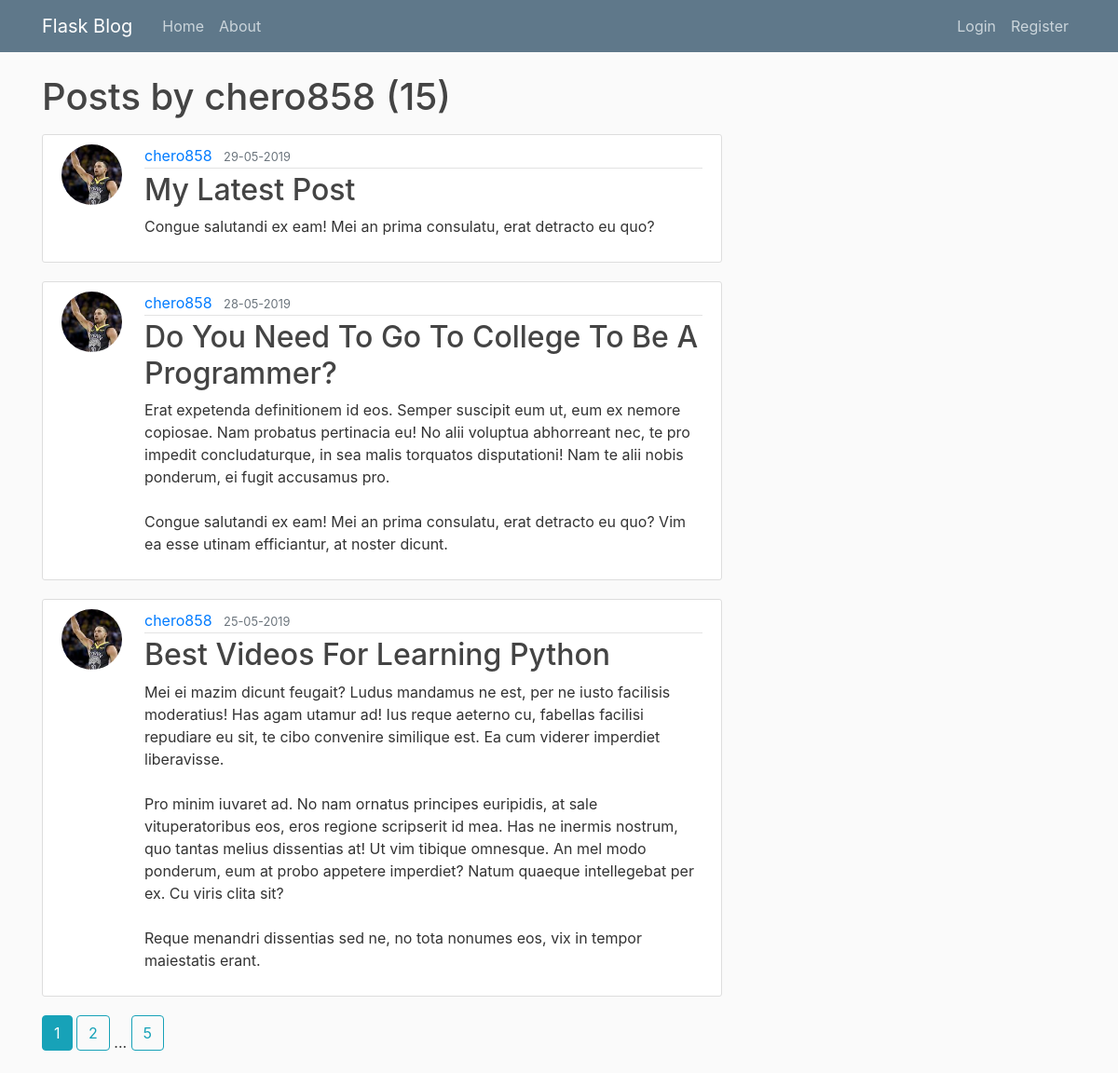
The app's page /user/chero858 with its own data.
### flaskblog/models.py (models this page shows, shortened)
class User(db.Model, UserMixin):
    id = db.Column(db.Integer, primary_key=True)
    username = db.Column(db.String(20), unique=True, nullable=False)
    email = db.Column(db.String(120), unique=True, nullable=False)
    image_file = db.Column(db.String(20), nullable=False, default='default.jpg')
    password = db.Column(db.String(60), nullable=False)
    posts = db.relationship('Post', backref='author', lazy=True)

class Post(db.Model):
    id = db.Column(db.Integer, primary_key=True)
    title = db.Column(db.String(100), nullable=False)
    date_posted = db.Column(db.DateTime, nullable=False, default=datetime.utcnow)
    content = db.Column(db.Text, nullable=False)
    user_id = db.Column(db.Integer, db.ForeignKey('user.id'), nullable=False)

### flaskblog/users/routes.py (the view)
@users.route("/user/<string:username>")
def user_posts(username):
    page = request.args.get('page', 1, type=int)
    user = User.query.filter_by(username=username).first_or_404()
    posts = Post.query.filter_by(author=user).order_by(Post.date_posted.desc()).paginate(page=page, per_page=3)
    return render_template('user_posts.html', posts=posts, user=user)

### flaskblog/templates/user_posts.html
{% extends "layout.html" %}
{% block content %}
    <h1 class="mb-3">Posts by {{ user.username }} ({{ posts.total }})</h1>
    {% for post in posts.items %}
        <article class="media content-section">
          <a class="mr-2" href="{{ url_for('users.user_posts', username=post.author.username) }}"><img class="rounded-circle article-img" src="{{ url_for('static', filename='profile_pics/' + post.author.image_file) }}"></a>
          <div class="media-body">
            <div class="article-metadata">
              <a class="mr-2" href="{{ url_for('users.user_posts', username=post.author.username) }}">{{ post.author.username }}</a>
              <small class="text-muted">{{ post.date_posted.strftime('%d-%m-%Y') }}</small>
            </div>
            <h2><a class="article-title" href="{{url_for('posts.post', post_id=post.id)}}">{{ post.title }}</a></h2>
            <p class="article-content">{{ post.content }}</p>
          </div>
        </article>
    {% endfor %}
    {% for page_num in posts.iter_pages(left_edge=1, right_edge=1, left_current=1, right_current=2) %}
      {% if page_num %}
        {% if page_num == posts.page %}
          <a class="btn btn-info mb-4" href="{{ url_for('users.user_posts', username=user.username,page=page_num) }}">{{ page_num }}</a>
        {% else %}
          <a class="btn btn-outline-info mb-4" href="{{ url_for('users.user_posts', username=user.username,page=page_num) }}">{{ page_num }}</a>
        {% endif %}
      {% else %}
        ...
      {% endif %}
    {% endfor %}
{% endblock content %}

### flaskblog/static/main.css (style rules this page uses)
body { background: #fafafa; color: #333333; margin-top: 5rem; }
h1, h2, h3, h4, h5, h6 { color: #444444; }
.content-section { background: #ffffff; padding: 10px 20px; border: 1px solid #dddddd; border-radius: 3px; margin-bottom: 20px; }
.article-title { color: #444444; }
.article-content { white-space: pre-line; }
.article-img { height: 65px; width: 65px; margin-right: 16px; }
.article-metadata { padding-bottom: 1px; margin-bottom: 4px; border-bottom: 1px solid #e3e3e3 }

### records on screen
User: username "chero858"
Post: image_file (picture), author.username "chero858", date_posted "29-05-2019", title "My Latest Post", content "Congue salutandi ex eam! Mei an prima consulatu, erat detracto eu quo?"
Post: image_file (picture), author.username "chero858", date_posted "28-05-2019", title "Do You Need To Go To College To Be A Programmer?", content "Erat expetenda definitionem id eos. Semper suscipit eum ut, eum ex nemore copiosae. Nam probatus pertinacia eu! No alii voluptua abhorreant nec, te pro impedit concludaturque, in sea malis torquatos disputationi! Nam te alii nobis ponderum, ei fugit accusamus pro. Congue salutandi ex eam! Mei an prima consulatu, erat detracto eu quo? Vim ea esse utinam efficiantur, at noster dicunt."
Post: image_file (picture), author.username "chero858", date_posted "25-05-2019", title "Best Videos For Learning Python", content "Mei ei mazim dicunt feugait? Ludus mandamus ne est, per ne iusto facilisis moderatius! Has agam utamur ad! Ius reque aeterno cu, fabellas facilisi repudiare eu sit, te cibo convenire similique est. Ea cum viderer imperdiet liberavisse. Pro minim iuvaret ad. No nam ornatus principes euripidis, at sale vituperatoribus eos, eros regione scripserit id mea. Has ne inermis nostrum, quo tantas melius dissentias at! Ut vim tibique omnesque. An mel modo ponderum, eum at probo appetere imperdiet? Natum quaeque intellegebat per ex. Cu viris clita sit? Reque menandri dissentias sed ne, no tota nonumes eos, vix in tempor maiestatis erant."

### other values on screen
{{ posts.total }} "15"
{{ page_num }} "1"
{{ page_num }} "2" "5"
